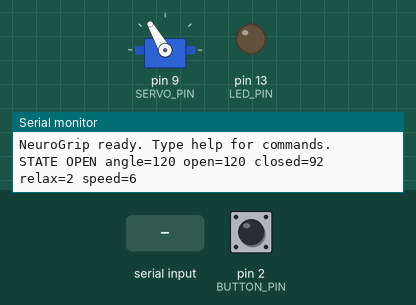
This sketch was run on a simulated Arduino Nano, built with avr-gcc and run on an emulated ATmega328P. Parts: servo, output pins drawn as LEDs (lit = HIGH), the last lines printed to the serial monitor. The inputs (shaded band) are chosen by the test bench; at power-on: pin 2 (BUTTON_PIN) HIGH.

Above: at 1.2 s.
1.3 s: pin 2 (BUTTON_PIN) pulled LOW for 0.15 s
At 2.1 s:
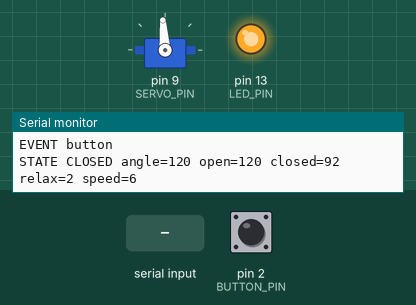
3.3 s: "o 1\n" received over Serial
At 4.0 s:
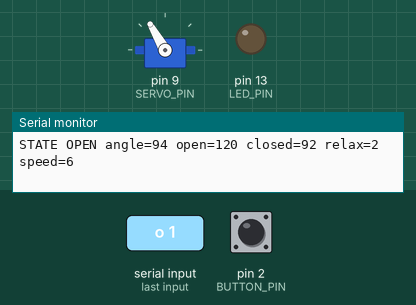
4.9 s: "c 1\n" received over Serial
At 6.2 s:
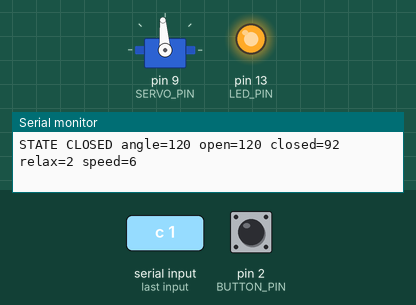
6.8 s: "o 150\n" received over Serial
At 7.9 s:
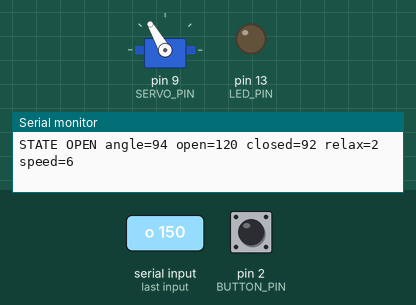
Timing chart, 0 to 9.4 s (numbered marks = the images above; inputs shaded):
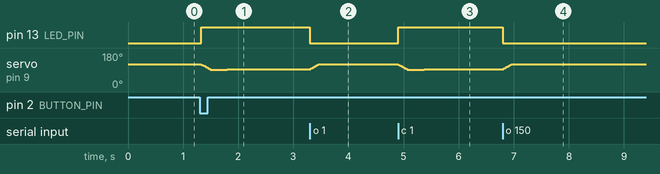

Measured:
- after the input at 1.3 s, pin 13 (LED_PIN): LOW → HIGH at once
- after the input at 3.3 s, pin 13 (LED_PIN): HIGH → LOW at once; servo on pin 9 (SERVO_PIN): 94° → 120° at once
- after the input at 4.9 s, pin 13 (LED_PIN): LOW → HIGH at once
- after the input at 6.8 s, pin 13 (LED_PIN): HIGH → LOW at once; servo on pin 9 (SERVO_PIN): 94° → 120° at once

The sketch:

NeuroGrip.ino
```cpp
/*
  NeuroGrip gripper firmware  (Arduino Nano R4, SG90 servo)
  ---------------------------------------------------------
  - Listens on USB serial (115200 baud) for commands from neurogrip_bridge.py
  - Pushbutton on D2 toggles the grip (backup if the EEG side fails)
  - Moves the servo smoothly between a calibrated OPEN and CLOSED angle
  - After closing, backs off a couple of degrees so the SG90 is not stalled
  - Calibration is saved in EEPROM, so it survives power cycles

  Wiring (see GUIDE.md for the diagram):
    Servo signal (orange)  -> D9
    Servo +   (red)        -> + of the separate 5-6 V servo supply
    Servo -   (brown)      -> - of the servo supply AND a Nano GND pin
    Pushbutton             -> between D2 and GND (internal pull-up is used)
    470-1000 uF capacitor  -> across the servo supply, close to the servo

  Serial commands (type in Serial Monitor, "Newline" line ending):
    o / open        open the gripper
    c / close       close the gripper
    t / toggle      toggle open <-> closed
    s / status      print the current state
    a <deg>         jog the servo to a raw angle (calibration only)
    + / -           jog 1 degree up / down from the current angle
    setopen         store the CURRENT angle as the open angle
    setclosed       store the CURRENT angle as the closed angle
    setopen <deg>   / setclosed <deg>   store a specific angle
    relax <deg>     degrees to back off after closing (0 = hold hard)
    speed <ms>      milliseconds per degree while moving (1 = fastest)
    save            write calibration to EEPROM
    defaults        restore factory calibration (not saved until "save")
    help            print this list
*/

#include <Servo.h>
#include <EEPROM.h>

// ---------------- pins ----------------
const uint8_t SERVO_PIN  = 9;
const uint8_t BUTTON_PIN = 2;
const uint8_t LED_PIN    = LED_BUILTIN;

// ---------------- calibration ----------------
// Defaults match the CAD: assemble the horn with the servo at 90 deg and the
// jaws closed, then about 30 deg of travel opens the jaws to ~53 mm.
// If your gripper opens the other way, use OPEN 60 / CLOSED 90 instead.
struct Calibration {
  uint16_t magic;
  uint8_t  openDeg;
  uint8_t  closedDeg;
  uint8_t  relaxDeg;   // back-off after closing to avoid stalling the SG90
  uint8_t  msPerDeg;   // movement speed
};
const uint16_t CAL_MAGIC = 0x4E47;   // "NG"
const Calibration CAL_DEFAULT = { CAL_MAGIC, 120, 92, 2, 6 };
const uint8_t MAX_TRAVEL = 40;       // CAD limit is 35 deg; refuse anything wilder
Calibration cal;

// ---------------- state ----------------
Servo servo;
bool    isClosed      = false;
float   currentDeg    = 0;     // where the servo is now (float for smooth ramps)
int     targetDeg     = 0;     // where it is heading
int     afterArrival  = -1;    // relax target queued after a close finishes
unsigned long lastStepMs = 0;
unsigned long arrivedMs  = 0;

// button debounce
bool lastButtonReading = HIGH;
bool buttonState       = HIGH;
unsigned long buttonChangedMs = 0;
const unsigned long DEBOUNCE_MS = 30;

String line;

// ------------------------------------------------------------------
void loadCalibration() {
  EEPROM.get(0, cal);
  bool sane = cal.magic == CAL_MAGIC && cal.openDeg <= 180 && cal.closedDeg <= 180 &&
              abs((int)cal.openDeg - (int)cal.closedDeg) <= MAX_TRAVEL && cal.msPerDeg >= 1;
  if (!sane) cal = CAL_DEFAULT;
}

void saveCalibration() {
  cal.magic = CAL_MAGIC;
  EEPROM.put(0, cal);
  Serial.println(F("OK saved to EEPROM"));
}

void printStatus() {
  Serial.print(F("STATE "));
  Serial.print(isClosed ? F("CLOSED") : F("OPEN"));
  Serial.print(F(" angle="));   Serial.print((int)round(currentDeg));
  Serial.print(F(" open="));    Serial.print(cal.openDeg);
  Serial.print(F(" closed="));  Serial.print(cal.closedDeg);
  Serial.print(F(" relax="));   Serial.print(cal.relaxDeg);
  Serial.print(F(" speed="));   Serial.println(cal.msPerDeg);
}

void printHelp() {
  Serial.println(F("Commands: o|open  c|close  t|toggle  s|status  a <deg>  + -"));
  Serial.println(F("          setopen [deg]  setclosed [deg]  relax <deg>  speed <ms>"));
  Serial.println(F("          save  defaults  help"));
}

int clampDeg(int d) { return constrain(d, 0, 180); }

void moveTo(int deg) {
  targetDeg = clampDeg(deg);
  afterArrival = -1;
}

int relaxedClosedDeg() {
  // back off from the closed angle towards the open angle
  int dir = (cal.openDeg > cal.closedDeg) ? 1 : -1;
  return clampDeg(cal.closedDeg + dir * cal.relaxDeg);
}

void openGrip() {
  isClosed = false;
  moveTo(cal.openDeg);
  digitalWrite(LED_PIN, LOW);
  printStatus();
}

void closeGrip() {
  isClosed = true;
  moveTo(cal.closedDeg);
  if (cal.relaxDeg > 0) afterArrival = relaxedClosedDeg();
  digitalWrite(LED_PIN, HIGH);
  printStatus();
}

void toggleGrip() {
  if (isClosed) openGrip(); else closeGrip();
}

bool checkTravel(int openDeg, int closedDeg) {
  if (abs(openDeg - closedDeg) > MAX_TRAVEL) {
    Serial.print(F("ERR open and closed must be within "));
    Serial.print(MAX_TRAVEL);
    Serial.println(F(" deg of each other (CAD limit). Not changed."));
    return false;
  }
  return true;
}

// ------------------------------------------------------------------
void handleCommand(String cmd) {
  cmd.trim();
  cmd.toLowerCase();
  if (cmd.length() == 0) return;

  int space = cmd.indexOf(' ');
  String word = (space < 0) ? cmd : cmd.substring(0, space);
  String arg  = (space < 0) ? ""  : cmd.substring(space + 1);
  arg.trim();
  bool hasArg = arg.length() > 0;
  int  val    = arg.toInt();

  if (word == "o" || word == "open")        openGrip();
  else if (word == "c" || word == "close")  closeGrip();
  else if (word == "t" || word == "toggle") toggleGrip();
  else if (word == "s" || word == "status") printStatus();
  else if (word == "help" || word == "h" || word == "?") printHelp();
  else if (word == "a" || word == "angle") {
    if (!hasArg) { Serial.println(F("ERR usage: a <deg>")); return; }
    moveTo(val);
    Serial.print(F("OK jog to ")); Serial.println(targetDeg);
  }
  else if (word == "+") { moveTo(targetDeg + 1); Serial.print(F("OK jog to ")); Serial.println(targetDeg); }
  else if (word == "-") { moveTo(targetDeg - 1); Serial.print(F("OK jog to ")); Serial.println(targetDeg); }
  else if (word == "setopen") {
    int d = hasArg ? clampDeg(val) : targetDeg;
    if (checkTravel(d, cal.closedDeg)) { cal.openDeg = d; Serial.print(F("OK open=")); Serial.println(d); }
  }
  else if (word == "setclosed") {
    int d = hasArg ? clampDeg(val) : targetDeg;
    if (checkTravel(cal.openDeg, d)) { cal.closedDeg = d; Serial.print(F("OK closed=")); Serial.println(d); }
  }
  else if (word == "relax") {
    cal.relaxDeg = constrain(val, 0, 10);
    Serial.print(F("OK relax=")); Serial.println(cal.relaxDeg);
  }
  else if (word == "speed") {
    cal.msPerDeg = constrain(val, 1, 50);
    Serial.print(F("OK speed=")); Serial.println(cal.msPerDeg);
  }
  else if (word == "save")     saveCalibration();
  else if (word == "defaults") { cal = CAL_DEFAULT; Serial.println(F("OK defaults loaded (type save to keep)")); }
  else { Serial.print(F("ERR unknown command: ")); Serial.println(cmd); }
}

void readSerial() {
  while (Serial.available()) {
    char ch = Serial.read();
    if (ch == '\n' || ch == '\r') {
      if (line.length()) handleCommand(line);
      line = "";
    } else if (line.length() < 40) {
      line += ch;
    }
  }
}

void readButton() {
  bool reading = digitalRead(BUTTON_PIN);
  if (reading != lastButtonReading) buttonChangedMs = millis();
  lastButtonReading = reading;
  if (millis() - buttonChangedMs > DEBOUNCE_MS && reading != buttonState) {
    buttonState = reading;
    if (buttonState == LOW) {          // pressed (pull-up, so pressed = LOW)
      Serial.println(F("EVENT button"));
      toggleGrip();
    }
  }
}

void updateServo() {
  unsigned long now = millis();
  if ((int)round(currentDeg) == targetDeg) {
    if (afterArrival >= 0 && now - arrivedMs > 300) {   // let it seat, then relax
      targetDeg = afterArrival;
      afterArrival = -1;
    }
    return;
  }
  if (now - lastStepMs < cal.msPerDeg) return;
  lastStepMs = now;
  currentDeg += (targetDeg > currentDeg) ? 1 : -1;
  servo.write((int)round(currentDeg));
  if ((int)round(currentDeg) == targetDeg) arrivedMs = now;
}

// ------------------------------------------------------------------
void setup() {
  pinMode(BUTTON_PIN, INPUT_PULLUP);
  pinMode(LED_PIN, OUTPUT);
  Serial.begin(115200);

  loadCalibration();
  currentDeg = cal.openDeg;
  targetDeg  = cal.openDeg;
  servo.attach(SERVO_PIN);        // default 544-2400 us pulse range
  servo.write(cal.openDeg);       // start open

  unsigned long t0 = millis();
  while (!Serial && millis() - t0 < 1500) { }   // give USB a moment, don't block forever
  Serial.println(F("NeuroGrip ready. Type help for commands."));
  printStatus();
}

void loop() {
  readSerial();
  readButton();
  updateServo();
}
```
